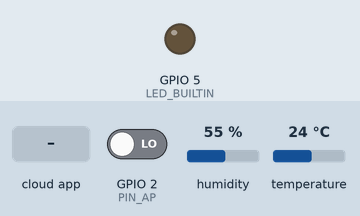
Simulated run of this sketch. Board: ESP32. On the bench: output pins drawn as LEDs (lit = HIGH). The test bench sets the inputs (shaded band); at power-on: GPIO 2 (PIN_AP) LOW, humidity 55 %, temperature 24 °C. WiFi joins after 1.5 s; servers stay silent unless stated; the Firebase database answers and starts empty; what the sketch prints to the serial monitor is not drawn.

Above: at 2.7 s.
2.8 s: the phone or cloud app sets State to 1
At 5.4 s:
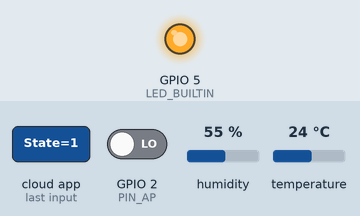
5.9 s: the phone or cloud app sets State to 0
Timing chart, 0 to 8.9 s (numbered marks = the images above; inputs shaded):
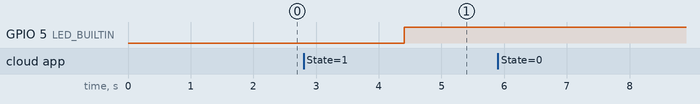

Measured:
- after the input at 2.8 s, GPIO 5 (LED_BUILTIN): LOW → HIGH after 1.6 s
- after the input at 5.9 s, every drawn part: stays the same

The sketch:

esp32.ino
```cpp
#include "DHT.h"
#include <IOXhop_FirebaseESP32.h>
#if defined(ESP8266)
#include <ESP8266WiFi.h>  //ESP8266 Core WiFi Library
#else
#include <WiFi.h>      //ESP32 Core WiFi Library
#endif

#if defined(ESP8266)
#include <ESP8266WebServer.h> //Local WebServer used to serve the configuration portal
#else
#include <WebServer.h> //Local WebServer used to serve the configuration portal ( https://github.com/zhouhan0126/WebServer-esp32 )
#endif

#include <DNSServer.h> //Local DNS Server used for redirecting all requests to the configuration portal ( https://github.com/zhouhan0126/DNSServer---esp32 )
#include <WiFiManager.h>   // WiFi Configuration Magic ( https://github.com/zhouhan0126/WIFIMANAGER-ESP32 ) >> https://github.com/tzapu/WiFiManager (ORIGINAL)


const int PIN_AP = 2;
#define DHTTYPE DHT22
#define LED_BUILTIN 5
#define FIREBASE_HOST "esp32-8e66c.firebaseio.com/"
#define FIREBASE_AUTH "CDa7d3pp48liAdIM39NUp2MpdkOcAmw7sDGr0mX2"
DHT dht(4, DHTTYPE);
float h,t,f;
void setup() {
  Serial.begin(115200);
  pinMode(PIN_AP, INPUT);
  // put your setup code here, to run once:
  dht.begin();
  pinMode(LED_BUILTIN,OUTPUT);
  //declaração do objeto wifiManager
  WiFiManager wifiManager;

  //utilizando esse comando, as configurações são apagadas da memória
  //caso tiver salvo alguma rede para conectar automaticamente, ela é apagada.
//  wifiManager.resetSettings();

//callback para quando entra em modo de configuração AP
  wifiManager.setAPCallback(configModeCallback);
//callback para quando se conecta em uma rede, ou seja, quando passa a trabalhar em modo estação
  wifiManager.setSaveConfigCallback(saveConfigCallback);

//cria uma rede de nome ESP_AP com senha 12345678
  wifiManager.autoConnect("ESP_AP","12345678");
  Firebase.begin(FIREBASE_HOST, FIREBASE_AUTH);
}

void loop() {
  // put your main code here, to run repeatedly:
  delay(2000);
  if(Firebase.getInt("State")==1){
  if ( digitalRead(PIN_AP) == HIGH )
   {
      WiFiManager wifiManager;
      if(!wifiManager.startConfigPortal("ESP_AP", "12345678") )
      {
        Serial.println("Falha ao conectar");
        delay(2000);
        ESP.restart();
      }
   }
   if (Firebase.failed()) {
      Serial.print("setting /number failed:");
      Serial.println(Firebase.error());
      return;
   }
  h=dht.readHumidity();
  t=dht.readTemperature();
  f=dht.readTemperature(true);
    if (isnan(h) || isnan(t) || isnan(f)) {
    Serial.println("Failed to read from DHT sensor!");
    digitalWrite(LED_BUILTIN,LOW);
    return;
  }else{
  Firebase.setFloat("Humidity",h);
  Firebase.setFloat("Temperature",t);
  Firebase.pushFloat("/LogHumidity",h);
  Firebase.pushFloat("/LogTemperature",t);
  Firebase.pushFloat("/LogFarenheit",f);
  digitalWrite(LED_BUILTIN,HIGH);
  }
  }else
  {
    Serial.println("Dispositivo calcelado!");
  }
}
//callback que indica que o ESP entrou no modo AP
void configModeCallback (WiFiManager *myWiFiManager) {
//  Serial.println("Entered config mode");
  Serial.println("Entrou no modo de configuração");
  Serial.println(WiFi.softAPIP()); //imprime o IP do AP
  Serial.println(myWiFiManager->getConfigPortalSSID()); //imprime o SSID criado da rede

}
//callback que indica que salvamos uma nova rede para se conectar (modo estação)
void saveConfigCallback () {
  Serial.println("Configuração salva");
}
```
